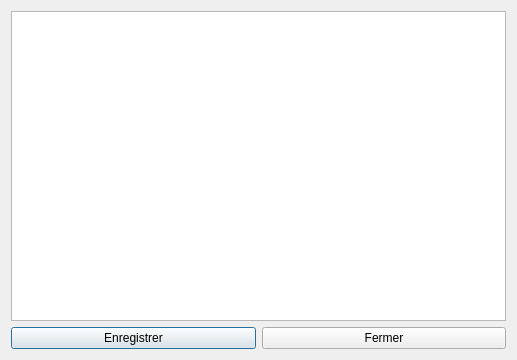
<ui version="4.0" >
 <class>PasswordsDialog</class>
 <widget class="QDialog" name="PasswordsDialog" >
  <property name="geometry" >
   <rect>
    <x>0</x>
    <y>0</y>
    <width>517</width>
    <height>360</height>
   </rect>
  </property>
  <property name="windowTitle" >
   <string>Dialog</string>
  </property>
  <layout class="QVBoxLayout" name="verticalLayout" >
   <item>
    <widget class="QListView" name="passwordsView" />
   </item>
   <item>
    <layout class="QHBoxLayout" name="horizontalLayout" >
     <item>
      <widget class="QPushButton" name="savePasswordsButton" >
       <property name="text" >
        <string>Enregistrer</string>
       </property>
      </widget>
     </item>
     <item>
      <widget class="QPushButton" name="closeButton" >
       <property name="text" >
        <string>Fermer</string>
       </property>
      </widget>
     </item>
    </layout>
   </item>
  </layout>
 </widget>
 <resources/>
 <connections>
  <connection>
   <sender>closeButton</sender>
   <signal>clicked()</signal>
   <receiver>PasswordsDialog</receiver>
   <slot>close()</slot>
   <hints>
    <hint type="sourcelabel" >
     <x>415</x>
     <y>340</y>
    </hint>
    <hint type="destinationlabel" >
     <x>274</x>
     <y>197</y>
    </hint>
   </hints>
  </connection>
 </connections>
</ui>
